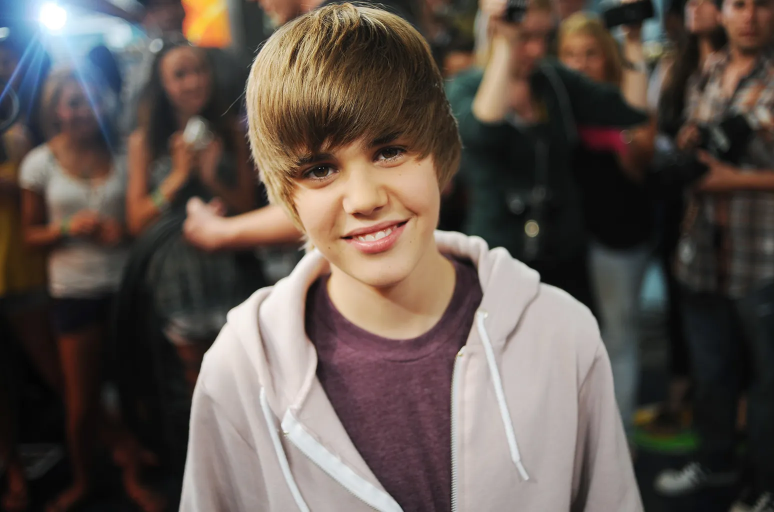
#> input picture justin bieber.png, 1548 x 1024 px (shown at 1/2 size)
$ python atv3.py
#> lines starting #> are read from the running program, lines starting #| are printed output that depends on the picture
import cv2

# Carrega a imagem
img = cv2.imread("justin bieber.png")
#> img is the input picture: shape (1024, 1548, 3); mean B, G, R 77.7, 84.4, 95.4

# Verifica se a imagem foi carregada corretamente
if img is None:
    print("Erro ao carregar a imagem.")
else:
    # Reduz para metade do tamanho
    small = cv2.resize(img, (0, 0), fx=0.5, fy=0.5)
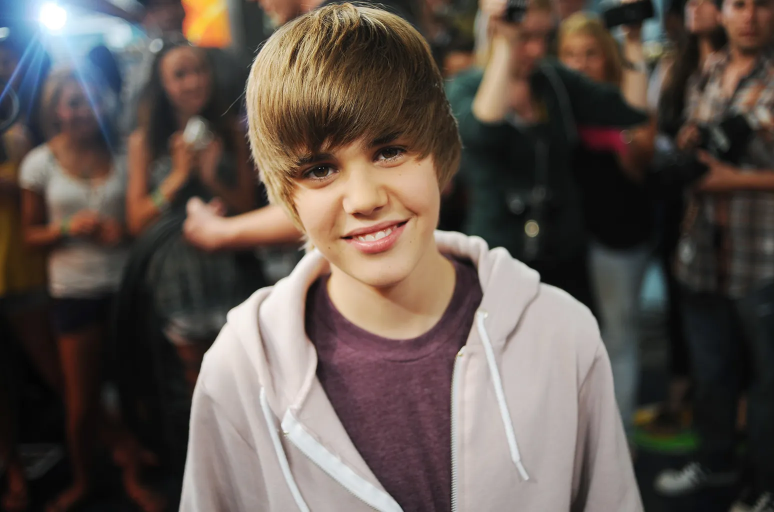
#> small: shape (512, 774, 3); mean B, G, R 77.8, 84.5, 95.6

    # Aumenta para o dobro do tamanho
    large = cv2.resize(img, (0, 0), fx=2, fy=2)

    # Exibe as imagens
    cv2.imshow("Original", img)
    cv2.imshow("Reduzida", small)
    cv2.imshow("Ampliada", large)

    # Espera por uma tecla
    cv2.waitKey(0)
    cv2.destroyAllWindows()
